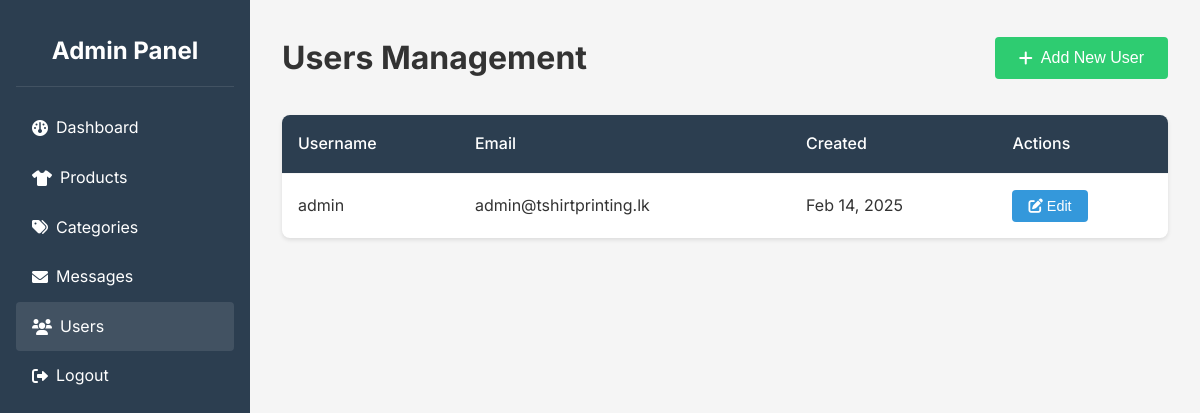
The page /admin/users.php (signed in) on the database its author committed.
### tables this page shows
CREATE TABLE IF NOT EXISTS `users` (
    `id` INT PRIMARY KEY AUTO_INCREMENT,
    `username` VARCHAR(50) NOT NULL UNIQUE,
    `password` VARCHAR(255) NOT NULL,
    `email` VARCHAR(100) NOT NULL UNIQUE,
    `role` ENUM('admin', 'user') DEFAULT 'user',
    `created_at` TIMESTAMP DEFAULT CURRENT_TIMESTAMP
);

### admin/users.php (the view, shortened to what this page needs)
<?php
require_once '../includes/db.php';
$users = $pdo->query("SELECT * FROM users WHERE role = 'admin' ORDER BY created_at DESC")->fetchAll();
?>
<!DOCTYPE html>
<html lang="en">
<head>
    <link rel="stylesheet" href="https://cdnjs.cloudflare.com/ajax/libs/font-awesome/6.0.0/css/all.min.css">
</head>
<body>
    <div class="admin-container">
        <div class="sidebar">
            <div class="sidebar-header">
                <h2>Admin Panel</h2>
            </div>
            <ul class="sidebar-menu">
                <li><a href="index.php"><i class="fas fa-dashboard"></i> Dashboard</a></li>
                <li><a href="products.php"><i class="fas fa-tshirt"></i> Products</a></li>
                <li><a href="categories.php"><i class="fas fa-tags"></i> Categories</a></li>
                <li><a href="messages.php"><i class="fas fa-envelope"></i> Messages</a></li>
                <li><a href="users.php" class="active"><i class="fas fa-users"></i> Users</a></li>
                <li><a href="logout.php" class="logout-btn"><i class="fas fa-sign-out-alt"></i> Logout</a></li>
            </ul>
        </div>
        <div class="main-content">
            <div class="page-header">
                <h1>Users Management</h1>
                <button class="add-user-btn" onclick="showModal('add')">
                    <i class="fas fa-plus"></i> Add New User
                </button>
            </div>
            <table class="users-table">
                <thead>
                    <tr>
                        <th>Username</th>
                        <th>Email</th>
                        <th>Created</th>
                        <th>Actions</th>
                    </tr>
                </thead>
                <tbody>
                    <?php if (empty($users)): ?>
                        <tr>
                            <td colspan="4" style="text-align: center;">No users found.</td>
                        </tr>
                    <?php else: ?>
                        <?php foreach ($users as $user): ?>
                        <tr>
                            <td><?php echo htmlspecialchars($user['username']); ?></td>
                            <td><?php echo htmlspecialchars($user['email']); ?></td>
                            <td><?php echo date('M d, Y', strtotime($user['created_at'])); ?></td>
                            <td class="user-actions">
                                <button class="btn btn-edit" onclick="showModal('edit', <?php
                                    echo htmlspecialchars(json_encode([
                                        'id' => $user['id'],
                                        'username' => $user['username'],
                                        'email' => $user['email']
                                    ]));
                                ?>)">
                                    <i class="fas fa-edit"></i> Edit
                                </button>
                            </td>
                        </tr>
                        <?php endforeach; ?>
                    <?php endif; ?>
                </tbody>
            </table>
        </div>
    </div>
</body>
</html>

### admin/users.php (style rules this page uses)
:root { --primary-color: #2c3e50; --secondary-color: #3498db; --accent-color: #e74c3c; --success-color: #2ecc71; --text-color: #333; --light-gray: #f5f5f5; --white: #ffffff; }
* { margin: 0; padding: 0; box-sizing: border-box; }
body { font-family: 'Inter', sans-serif; background: var(--light-gray); color: var(--text-color); line-height: 1.6; }
.admin-container { display: grid; grid-template-columns: 250px 1fr; min-height: 100vh; }
.sidebar { background: var(--primary-color); color: var(--white); padding: 1rem; }
.sidebar-header { padding: 1rem; text-align: center; border-bottom: 1px solid rgba(255,255,255,0.1); margin-bottom: 1rem; }
.sidebar-menu { list-style: none; }
.sidebar-menu a { color: var(--white); text-decoration: none; padding: 0.75rem 1rem; display: flex; align-items: center; gap: 0.5rem; transition: background 0.3s ease; border-radius: 4px; }
.sidebar-menu a:hover, .sidebar-menu a.active { background: rgba(255,255,255,0.1); }
.main-content { padding: 2rem; }
.page-header { display: flex; justify-content: space-between; align-items: center; margin-bottom: 2rem; }
.add-user-btn { padding: 0.75rem 1.5rem; background: var(--success-color); color: var(--white); text-decoration: none; border-radius: 4px; display: inline-flex; align-items: center; gap: 0.5rem; transition: background 0.3s ease; cursor: pointer; border: none; font-size: 1rem; }
.users-table { width: 100%; background: var(--white); border-radius: 8px; box-shadow: 0 2px 4px rgba(0,0,0,0.1); border-collapse: collapse; margin-bottom: 2rem; }
.users-table th, .users-table td { padding: 1rem; text-align: left; border-bottom: 1px solid var(--light-gray); }
.users-table th { background: var(--primary-color); color: var(--white); font-weight: 500; }
.users-table th:first-child { border-top-left-radius: 8px; }
.users-table th:last-child { border-top-right-radius: 8px; }
.users-table tr:last-child td { border-bottom: none; }
.user-actions { display: flex; gap: 0.5rem; }
.btn { padding: 0.5rem 1rem; border-radius: 4px; border: none; font-size: 0.9rem; cursor: pointer; transition: background 0.3s ease; display: inline-flex; align-items: center; gap: 0.25rem; color: var(--white); }
.btn-edit { background: var(--secondary-color); }

### rows shown on the page
users: username "admin", email "admin@tshirtprinting.lk", created_at "Feb 14, 2025"
